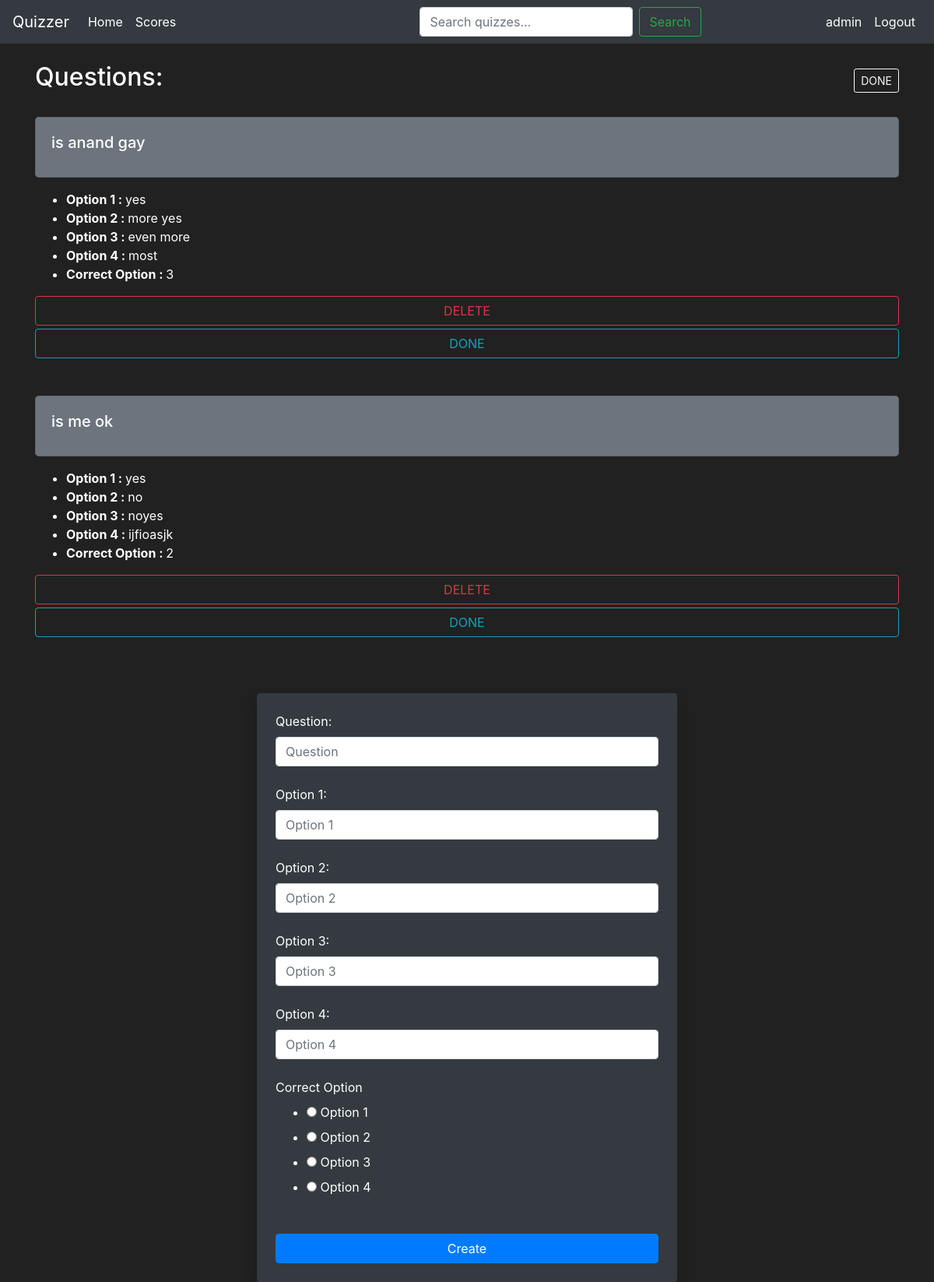
Before: /AddQuestion/1 (signed in) with the older database file.
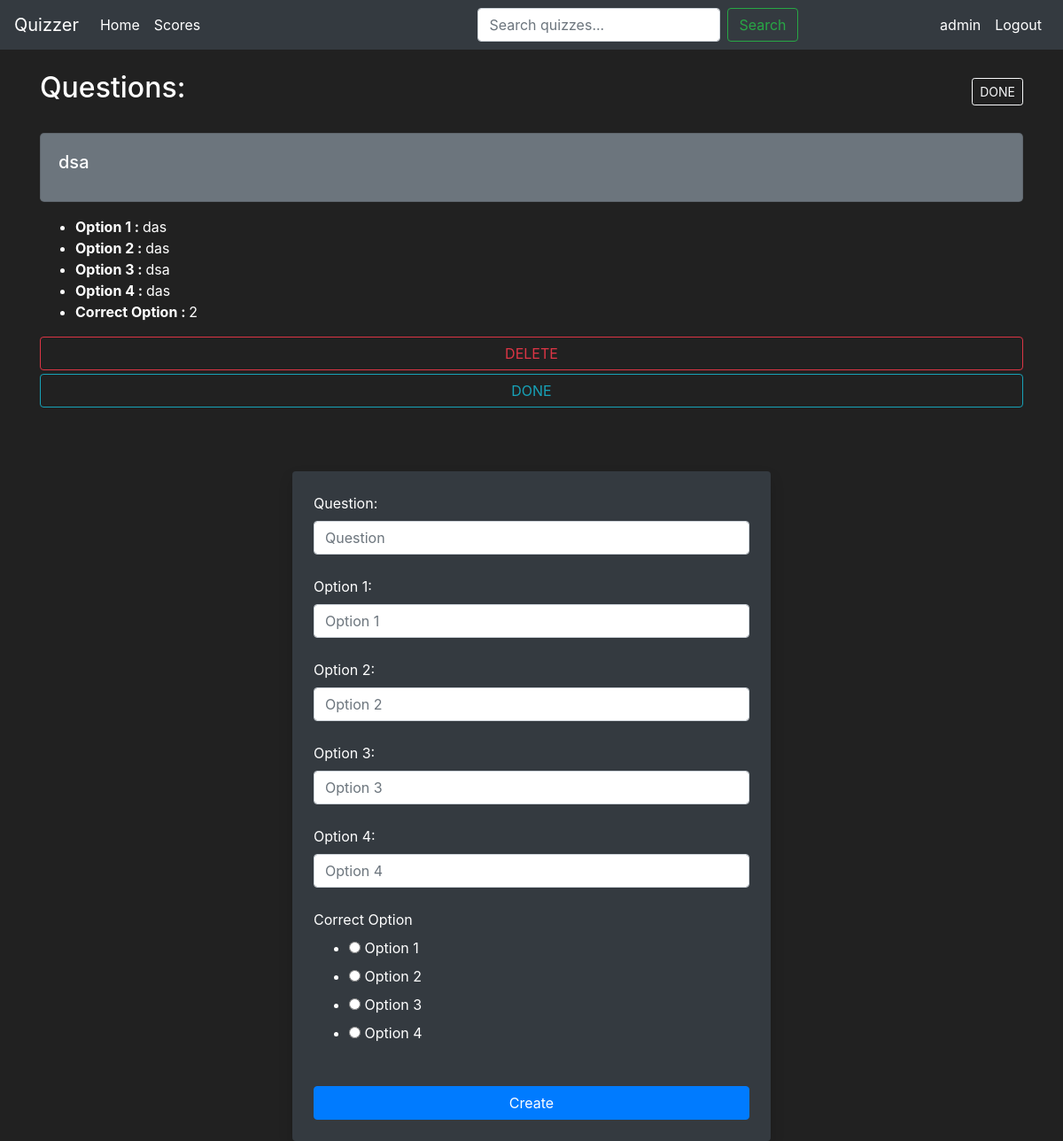
After: the same page with the newer database file.
### models.py (models this page shows)
class Questions(db.Model):
    id = db.Column(db.Integer, primary_key=True)
    quiz_id = db.Column(db.Integer, db.ForeignKey('quiz.id'), nullable=False)
    question_statement = db.Column(db.String(500), nullable=False)
    correct_option = db.Column(db.Integer, nullable=False)
    option1 = db.Column(db.String(50), nullable=False)
    option2 = db.Column(db.String(50), nullable=False)
    option3 = db.Column(db.String(50), nullable=False)
    option4 = db.Column(db.String(50), nullable=False)

### routes.py (the view, shortened to what this page needs)
@app.route('/AddQuestion/<qid>', methods=['POST','GET'])
@login_required
def questioncre(qid):
    cid=Quiz.query.filter_by(id=qid).first().chapter_id
    if current_user.email=="admin":
        form=createQuesForm()
        questions=Questions.query.filter_by(quiz_id=qid).all()
        if form.errors != {}:
            for err_msg in form.errors.values():
                flash(f'{err_msg[0]}', category='danger')
        return render_template("questioncre.html",form=form,questions=questions,cid=cid)
    return redirect(url_for('quizzes', cid=cid))

### forms.py (shortened to what this page needs)
class createQuesForm(FlaskForm):
    question_statement=StringField(label='Question:', validators=[Length(min=2, max=500), DataRequired()])
    correct_option=RadioField('Correct Option', choices=[(1, 'Option 1'), (2, 'Option 2'), (3, 'Option 3'), (4, 'Option 4')], validators=[DataRequired()])
    option1=StringField(label='Option 1:', validators=[Length(min=2, max=10), DataRequired()])
    option2=StringField(label='Option 2:', validators=[Length(min=2, max=10), DataRequired()])
    option3=StringField(label='Option 3:', validators=[Length(min=2, max=10), DataRequired()])
    option4=StringField(label='Option 4:', validators=[Length(min=2, max=10), DataRequired()])
    submit=SubmitField(label='Submit')

### models.py (called while the page is built)
@login_manager.user_loader
def load_user(user_id):
    return User.query.get(int(user_id))

### templates/questioncre.html (shortened to what this page needs)
{% extends "base.html" %}
{% block body %}
<div class="container mt-4">
    <div class="d-flex justify-content-between align-items-center ">
        <h2>Questions:</h2>
        <a href="{{url_for('quizzes',cid=cid)}}" class="btn btn-outline-light btn-sm">DONE</a>
    </div>
    {%for question in questions%}
        <div>
            <div class="card bg-secondary text-white rounded-lg mt-4">
                <div class="card-body">
                    <h5 class="card-title">{{question.question_statement}}</h5>
                </div>
            </div>
            <div>
                <ul class="mt-3">
                    <li><b>Option 1 : </b>{{question.option1}}</li>
                    <li><b>Option 2 : </b>{{question.option2}}</li>
                    <li><b>Option 3 : </b>{{question.option3}}</li>
                    <li><b>Option 4 : </b>{{question.option4}}</li>
                    <li><b>Correct Option : </b>{{question.correct_option}}</li>
                </ul>
            </div>
            {%if current_user.email=='admin'%}
                    <a href="{{url_for('quesdel',quesid=question.id)}}" class="btn btn-outline-danger btn-block mt-1">DELETE</a>
                    <a href="{{url_for('quizzes',cid=cid)}}" class="btn btn-outline-info btn-block mt-1">DONE</a>
            {%endif%}
            <br>
        </div>
    {%endfor%}
    <div class="container d-flex justify-content-center align-items-center mt-5">
        <form method="POST" class="form-register w-50 p-4 rounded shadow bg-dark text-white" style="color:white">
        {{form.question_statement.label()}}
        {{form.question_statement(class="form-control",placeholder="Question")}}
        <br>
        {{form.option1.label()}}
        {{form.option1(class="form-control",placeholder="Option 1")}}
        <br>
        {{form.option2.label()}}
        {{form.option2(class="form-control",placeholder="Option 2")}}
        <br>
        {{form.option3.label()}}
        {{form.option3(class="form-control",placeholder="Option 3")}}
        <br>
        {{form.option4.label()}}
        {{form.option4(class="form-control",placeholder="Option 4")}}
        <br>
        {{form.correct_option.label()}}
        {{form.correct_option()}}
        <br>
        {{form.submit(class="btn btn-md btn-primary btn-block", value="Create")}}
    </form>
</div>
{%endblock%}

Changed rows visible on the page:
removed Questions: question_statement "is anand gay", option1 "yes", option2 "more yes", option3 "even more", option4 "most", correct_option "3"
no longer on this page (row edited): Questions: question_statement "is me ok", option1 "yes", option2 "no", option3 "noyes", option4 "ijfioasjk", correct_option "2"
added Questions: question_statement "dsa", option1 "das", option2 "das", option3 "dsa", option4 "das", correct_option "2"
